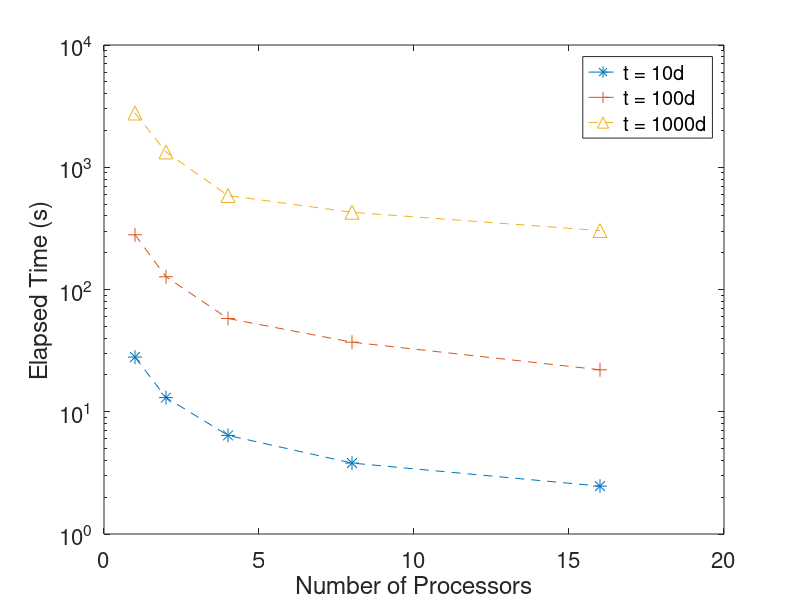
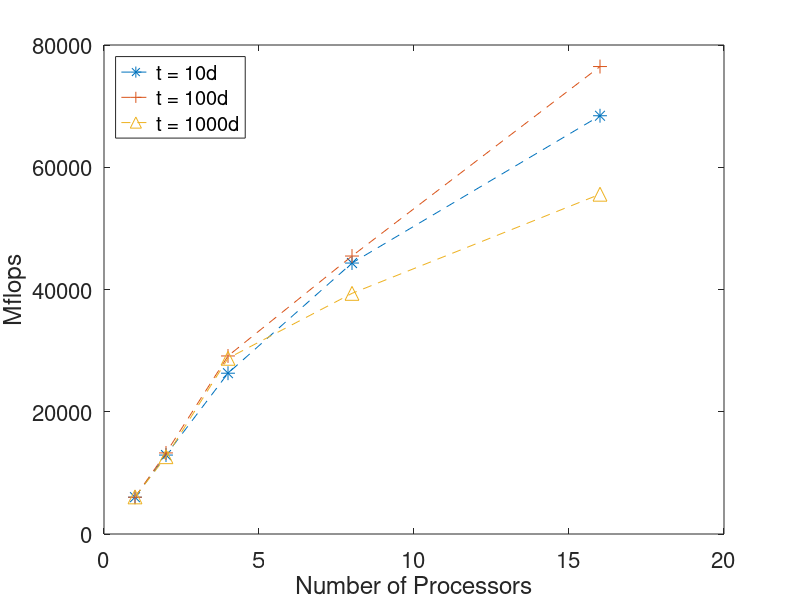

Write the MATLAB code that produced these figures, in order.
close all; clear all; clc;

%==============================================================================
% plot mflops, exec time
if 1
	% fgw bsub executed on henry2 
	% mflops, exec time, num procs printed to gw.out and compiled in gwout.txt
	% then manually entered in here for plotting
	procs = [1 2 4 8 16]
	mflops0010 = [6024 12913 26306 44328 68427]
	times0010 = [27.9877 13.0564 6.4093 3.8035 2.4639]
	mflops0100 = [6020 13264 29128 45476 76475]
	times0100 = [280.0738 127.1239 57.8888 37.0790 22.0489]
	mflops1000 = [6072 12646 28744 39367 55587]
	times1000 = [2776.5876 1333.3860 586.6255 428.3259 303.3453]

	semilogy(procs,times0010,'*--','MarkerSize',10,'DisplayName','t = 10d');
	hold on;
	semilogy(procs,times0100,'+--','MarkerSize',10,'DisplayName','t = 100d');
	semilogy(procs,times1000,'^--','MarkerSize',10,'DisplayName','t = 1000d');
	xlabel('Number of Processors');
	ylabel('Elapsed Time (s)');
	set(gca,'FontSize',16);
	legend('location','northeast');

	figure;
	plot(procs,mflops0010,'*--','MarkerSize',10,'DisplayName','t = 10d');
	hold on;
	plot(procs,mflops0100,'+--','MarkerSize',10,'DisplayName','t = 100d');
	plot(procs,mflops1000,'^--','MarkerSize',10,'DisplayName','t = 1000d');
	xlabel('Number of Processors');
	ylabel('Mflops');
	set(gca,'FontSize',16);
	legend('location','northwest');

end
%==============================================================================
% print solution
if 0
	nprocs = 16
	u = []
	for i = 0:nprocs-1
		istr = sprintf('%02d',i)
		%d = importdata(['minidata0010/slndata_',istr,'_0010.txt']);
		%d = importdata(['minidata0100/slndata_',istr,'_0100.txt']);
		d = importdata(['minidata1000/slndata_',istr,'_1000.txt']);
		u = [u;d];
	end

	x = linspace(0,1000,16*64+2)';
	y = linspace(0,500,499+2)';
	z = reshape(u,[499+2,16*64+2]);

	colormap jet
	contourf(x,y,z,16);
	xlabel('x');
	ylabel('y');
	c = colorbar;
	c.Label.String = 'h(x,y)';
	set(gca,'FontSize',16);
	set(gcf,'Position',[500, 500, 1000, 800]);
	pbaspect([2 1 1]);

end
%==============================================================================
% calculate K coefficients
if 0
	% get values from sol.a, sol.b, sol.c, sol.d
	syms a b c d x y k
	f = a*x + b*y + c*x*y + d - k
	eqn1 = subs(f,{x,y,k},{0,0,2});
	eqn2 = subs(f,{x,y,k},{1000,0,1});
	eqn3 = subs(f,{x,y,k},{0,500,1});
	eqn4 = subs(f,{x,y,k},{1000,500,2});
	sol = solve(eqn1,eqn2,eqn3,eqn4);

	% confirm with matrix solution Ax=b
	A = [0 0 0 1; 1000 0 0 1; 0 500 0 1; 1000 500 1000*500 1];
	b = [2;1;1;2];
	x = A\b
end
